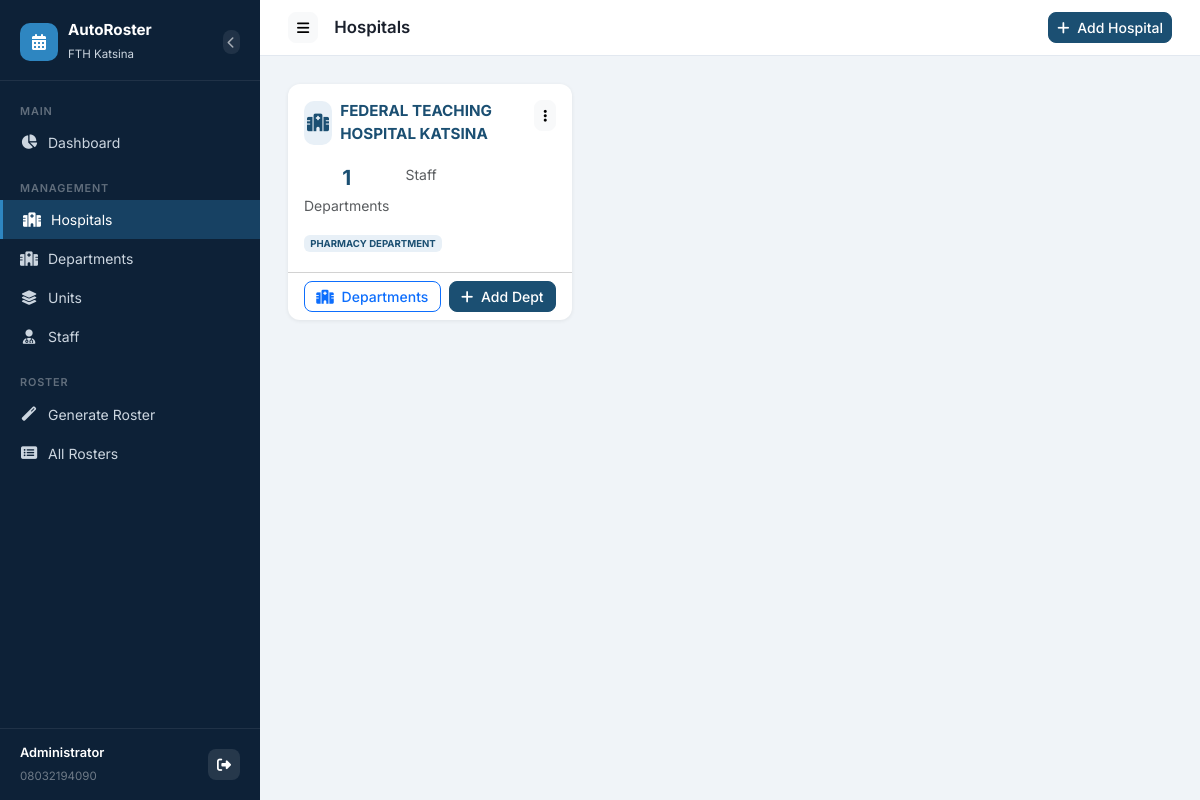
Page /hospitals/ (signed in) on the committed database.
### accounts/models.py (models this page shows)
class User(AbstractBaseUser, PermissionsMixin):
    phone_number = models.CharField(max_length=20, unique=True)
    full_name = models.CharField(max_length=200, blank=True)
    is_active = models.BooleanField(default=True)
    is_staff = models.BooleanField(default=False)
    date_joined = models.DateTimeField(auto_now_add=True)
    objects = UserManager()
    USERNAME_FIELD = 'phone_number'
    REQUIRED_FIELDS = []
    def __str__(self):
        return self.full_name or self.phone_number

### roster/models.py (models this page shows, shortened)
class Hospital(models.Model):
    name = models.CharField(max_length=200, unique=True)
    address = models.CharField(max_length=300, blank=True)
    class Meta:
        ordering = ['name']

class Department(models.Model):
    hospital = models.ForeignKey(Hospital, on_delete=models.CASCADE, related_name='departments')
    department_name = models.CharField(max_length=200, default='PHARMACY DEPARTMENT')
    class Meta:
        ordering = ['hospital__name', 'department_name']

### roster/views.py (the view)
# urls.py: path('hospitals/', views.hospital_list, name='hospital_list'),
@login_required
def hospital_list(request):
    hospitals = Hospital.objects.prefetch_related('departments__units__staff', 'departments__units__rosters').all()
    return render(request, 'roster/hospital_list.html', {'hospitals': hospitals})

### roster/templates/roster/hospital_list.html (shortened to what this page needs)
{% extends 'roster/base.html' %}
{% block page_title %}Hospitals{% endblock %}
{% block topbar_actions %}
  <a href="{% url 'hospital_create' %}" class="btn btn-primary btn-sm">
    <i class="fas fa-plus me-1"></i> Add Hospital
  </a>
{% endblock %}
{% block content %}
<div class="row g-3">
  {% for hospital in hospitals %}
  <div class="col-md-6 col-lg-4">
    <div class="card h-100">
      <div class="card-body">
        <div class="d-flex align-items-start justify-content-between mb-3">
          <div class="d-flex align-items-center gap-2">
            <div style="width:44px;height:44px;background:#e8f0f7;border-radius:10px;display:flex;align-items:center;justify-content:center;">
              <i class="fas fa-hospital-alt" style="color:#1B4F72;font-size:1.1rem;"></i>
            </div>
            <div>
              <div style="font-weight:700;font-size:.95rem;color:#1B4F72;">{{ hospital.name }}</div>
            </div>
          </div>
          <div class="dropdown">
            <button class="btn btn-sm btn-light" data-bs-toggle="dropdown"><i class="fas fa-ellipsis-v"></i></button>
          </div>
        </div>
        <div class="d-flex gap-3 mb-3">
          {% with dept_count=hospital.departments.count %}
          <div class="text-center">
            <div style="font-size:1.3rem;font-weight:700;color:#1B4F72;">{{ dept_count }}</div>
            <small class="text-muted">Departments</small>
          </div>
          {% endwith %}
          <div class="text-center">
            <small class="text-muted">Staff</small>
          </div>
        </div>
        {% if hospital.departments.all %}
        <div style="font-size:.8rem;color:#6b7280;">
          {% for dept in hospital.departments.all|slice:":3" %}
          <span class="badge me-1 mb-1" style="background:#e8f0f7;color:#1B4F72;">{{ dept.department_name }}</span>
          {% endfor %}
        </div>
        {% endif %}
      </div>
      <div class="card-footer bg-transparent d-flex gap-2">
        <a href="{% url 'department_list' %}?hospital={{ hospital.pk }}" class="btn btn-outline-primary btn-sm flex-fill">
          <i class="fas fa-hospital me-1"></i> Departments
        </a>
        <a href="{% url 'department_create' %}?hospital={{ hospital.pk }}" class="btn btn-primary btn-sm flex-fill">
          <i class="fas fa-plus me-1"></i> Add Dept
        </a>
      </div>
    </div>
  </div>
  {% endfor %}
</div>
{% endblock %}

### roster/templates/roster/base.html (shortened to what this page needs)
<!DOCTYPE html>
<html lang="en">
<head>
  <link href="https://cdn.jsdelivr.net/npm/bootstrap@5.3.3/dist/css/bootstrap.min.css" rel="stylesheet">
  <link href="https://cdnjs.cloudflare.com/ajax/libs/font-awesome/6.5.0/css/all.min.css" rel="stylesheet">
</head>
<body>
<nav id="sidebar">
  <div class="sidebar-brand d-flex align-items-center justify-content-between">
    <div class="d-flex align-items-center">
      <div class="sidebar-logo">
        <i class="fas fa-calendar-alt text-white"></i>
      </div>
      <div>
        <h5>AutoRoster</h5>
        <small>FTH Katsina</small>
      </div>
    </div>
    <button id="sidebarClose" class="btn btn-sm p-1 ms-2" style="background:rgba(255,255,255,0.08);color:rgba(255,255,255,0.6);line-height:1;" title="Collapse sidebar">
      <i class="fas fa-chevron-left" style="font-size:0.75rem;"></i>
    </button>
  </div>
  <div class="sidebar-nav">
    <div class="nav-section-label">Main</div>
    <a href="{% url 'dashboard' %}" class="nav-link {% if request.resolver_match.url_name == 'dashboard' %}active{% endif %}">
      <i class="fas fa-chart-pie"></i> Dashboard
    </a>
    <div class="nav-section-label mt-2">Management</div>
    <a href="{% url 'hospital_list' %}" class="nav-link {% if 'hospital' in request.resolver_match.url_name %}active{% endif %}">
      <i class="fas fa-hospital-alt"></i> Hospitals
    </a>
    <a href="{% url 'department_list' %}" class="nav-link {% if 'department' in request.resolver_match.url_name %}active{% endif %}">
      <i class="fas fa-hospital"></i> Departments
    </a>
    <a href="{% url 'unit_list' %}" class="nav-link {% if 'unit' in request.resolver_match.url_name %}active{% endif %}">
      <i class="fas fa-layer-group"></i> Units
    </a>
    <a href="{% url 'staff_list' %}" class="nav-link {% if 'staff' in request.resolver_match.url_name and 'api' not in request.resolver_match.url_name %}active{% endif %}">
      <i class="fas fa-user-md"></i> Staff
    </a>
    <div class="nav-section-label mt-2">Roster</div>
    <a href="{% url 'roster_generate' %}" class="nav-link {% if request.resolver_match.url_name == 'roster_generate' %}active{% endif %}">
      <i class="fas fa-magic"></i> Generate Roster
    </a>
    <a href="{% url 'roster_list' %}" class="nav-link {% if request.resolver_match.url_name == 'roster_list' %}active{% endif %}">
      <i class="fas fa-list-alt"></i> All Rosters
    </a>
  </div>
  <div class="sidebar-footer">
    <div class="d-flex align-items-center justify-content-between">
      <div>
        <div style="color:#fff;font-size:.8rem;font-weight:600;">{{ request.user }}</div>
        <small style="color:rgba(255,255,255,0.4);">{{ request.user.phone_number }}</small>
      </div>
      <a href="{% url 'logout' %}" class="btn btn-sm" style="background:rgba(255,255,255,0.1);color:#fff;" title="Logout">
        <i class="fas fa-sign-out-alt"></i>
      </a>
    </div>
  </div>
</nav>
<div id="main-content">
  <div class="topbar">
    <div class="d-flex align-items-center gap-3">
      <button class="btn btn-sm btn-light" id="sidebarToggle" title="Toggle sidebar">
        <i class="fas fa-bars"></i>
      </button>
      <span class="topbar-title">{% block page_title %}Dashboard{% endblock %}</span>
    </div>
    <div class="topbar-actions">
      {% block topbar_actions %}{% endblock %}
    </div>
  </div>
  <div class="page-content">
    {% block content %}{% endblock %}
  </div>
</div>
</body>
</html>

### roster/templates/roster/base.html (style rules this page uses)
:root { --sidebar-width: 260px; --primary: #1B4F72; --primary-dark: #154360; --accent: #2E86C1; --sidebar-bg: #0d2137; --sidebar-text: #ccd6e0; --sidebar-hover: rgba(46,134,193,0.18); --sidebar-active: rgba(46,134,193,0.32); }
* { font-family: 'Inter', sans-serif; }
body { background: #f0f4f8; min-height: 100vh; }
#sidebar { width: var(--sidebar-width); min-height: 100vh; background: var(--sidebar-bg); position: fixed; top: 0; left: 0; z-index: 1000; display: flex; flex-direction: column; transition: transform 0.3s ease; }
.sidebar-brand { padding: 20px 20px 16px; border-bottom: 1px solid rgba(255,255,255,0.08); }
.sidebar-brand h5 { color: #fff; font-weight: 700; font-size: 0.95rem; margin: 0; line-height: 1.3; }
.sidebar-brand small { color: var(--sidebar-text); font-size: 0.72rem; }
.sidebar-logo { width: 38px; height: 38px; background: var(--accent); border-radius: 10px; display: flex; align-items: center; justify-content: center; margin-right: 10px; flex-shrink: 0; }
.sidebar-nav { padding: 12px 0; flex: 1; overflow-y: auto; }
.nav-section-label { color: rgba(255,255,255,0.35); font-size: 0.68rem; font-weight: 600; text-transform: uppercase; letter-spacing: 0.08em; padding: 10px 20px 4px; }
.sidebar-nav .nav-link { color: var(--sidebar-text); padding: 9px 20px; border-radius: 0; font-size: 0.875rem; display: flex; align-items: center; gap: 10px; transition: all 0.18s; }
.sidebar-nav .nav-link.active { background: var(--sidebar-active); color: #fff; border-left: 3px solid var(--accent); }
.sidebar-nav .nav-link i { width: 18px; text-align: center; font-size: 0.9rem; }
.sidebar-footer { padding: 14px 20px; border-top: 1px solid rgba(255,255,255,0.08); }
.sidebar-footer small { color: rgba(255,255,255,0.3); font-size: 0.72rem; }
#main-content { margin-left: var(--sidebar-width); min-height: 100vh; display: flex; flex-direction: column; }
.topbar { background: #fff; border-bottom: 1px solid #e2e8f0; padding: 12px 28px; display: flex; align-items: center; justify-content: space-between; position: sticky; top: 0; z-index: 500; }
.topbar-title { font-weight: 600; color: #1a202c; font-size: 1.05rem; }
.topbar-actions { display: flex; align-items: center; gap: 10px; }
.page-content { padding: 28px; flex: 1; }
.card { border: none; border-radius: 12px; box-shadow: 0 1px 4px rgba(0,0,0,0.07); }
.btn { border-radius: 8px; font-size: 0.875rem; font-weight: 500; }
.btn-primary { background: var(--primary); border-color: var(--primary); }
#sidebar { transition: transform 0.3s ease; }
#main-content { transition: margin-left 0.3s ease; }

### rows in the picture
User: user "Administrator", user.phone_number "08032194090"
Hospital: name "FEDERAL TEACHING HOSPITAL KATSINA", departments.count "1"
Department: department_name "PHARMACY DEPARTMENT"
